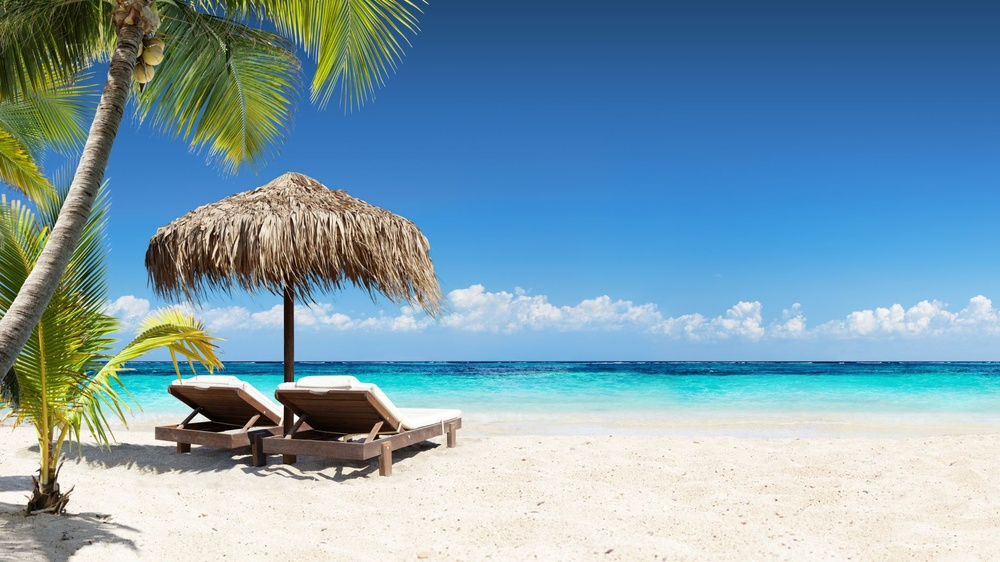
#> input picture plaza.jpg, 1000 x 562 px, shrunk from 1850 x 1040 before the run
$ python lab_7.1.py
#> lines starting #> are read from the running program, lines starting #| are printed output that depends on the picture
import cv2

img = cv2.imread('plaza.jpg') #otwiera obraz
#> img is the input picture: shape (562, 1000, 3); mean B, G, R 174.2, 157.6, 124

cv2.imshow('image', img)
cv2.waitKey(0) #wyswietla dopoki czegos nie nacisne
cv2.destroyAllWindows() #zamyka sie po nacisnieciu

print(type(img)) #
#| <class 'numpy.ndarray'>
print(img.shape) #wymiar obrazka
#| (562, 1000, 3)

img_convert = cv2.cvtColor(img, cv2.COLOR_BGR2GRAY) #konwertowanie na czrano-biale
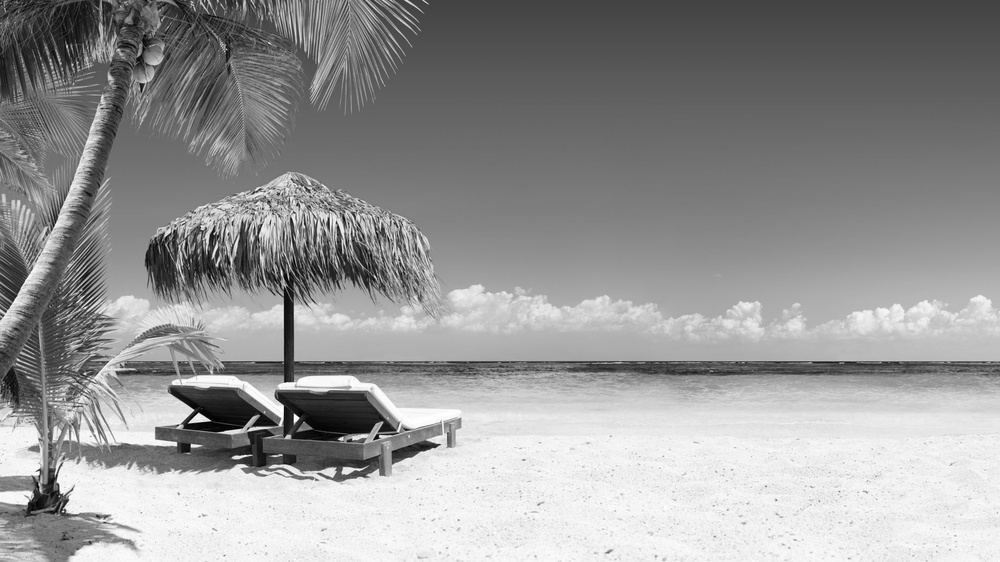
#> img_convert: shape (562, 1000); min 0, max 255, mean 149.4

cv2.imshow('image', img_convert)
cv2.waitKey(0)
cv2.destroyAllWindows()
